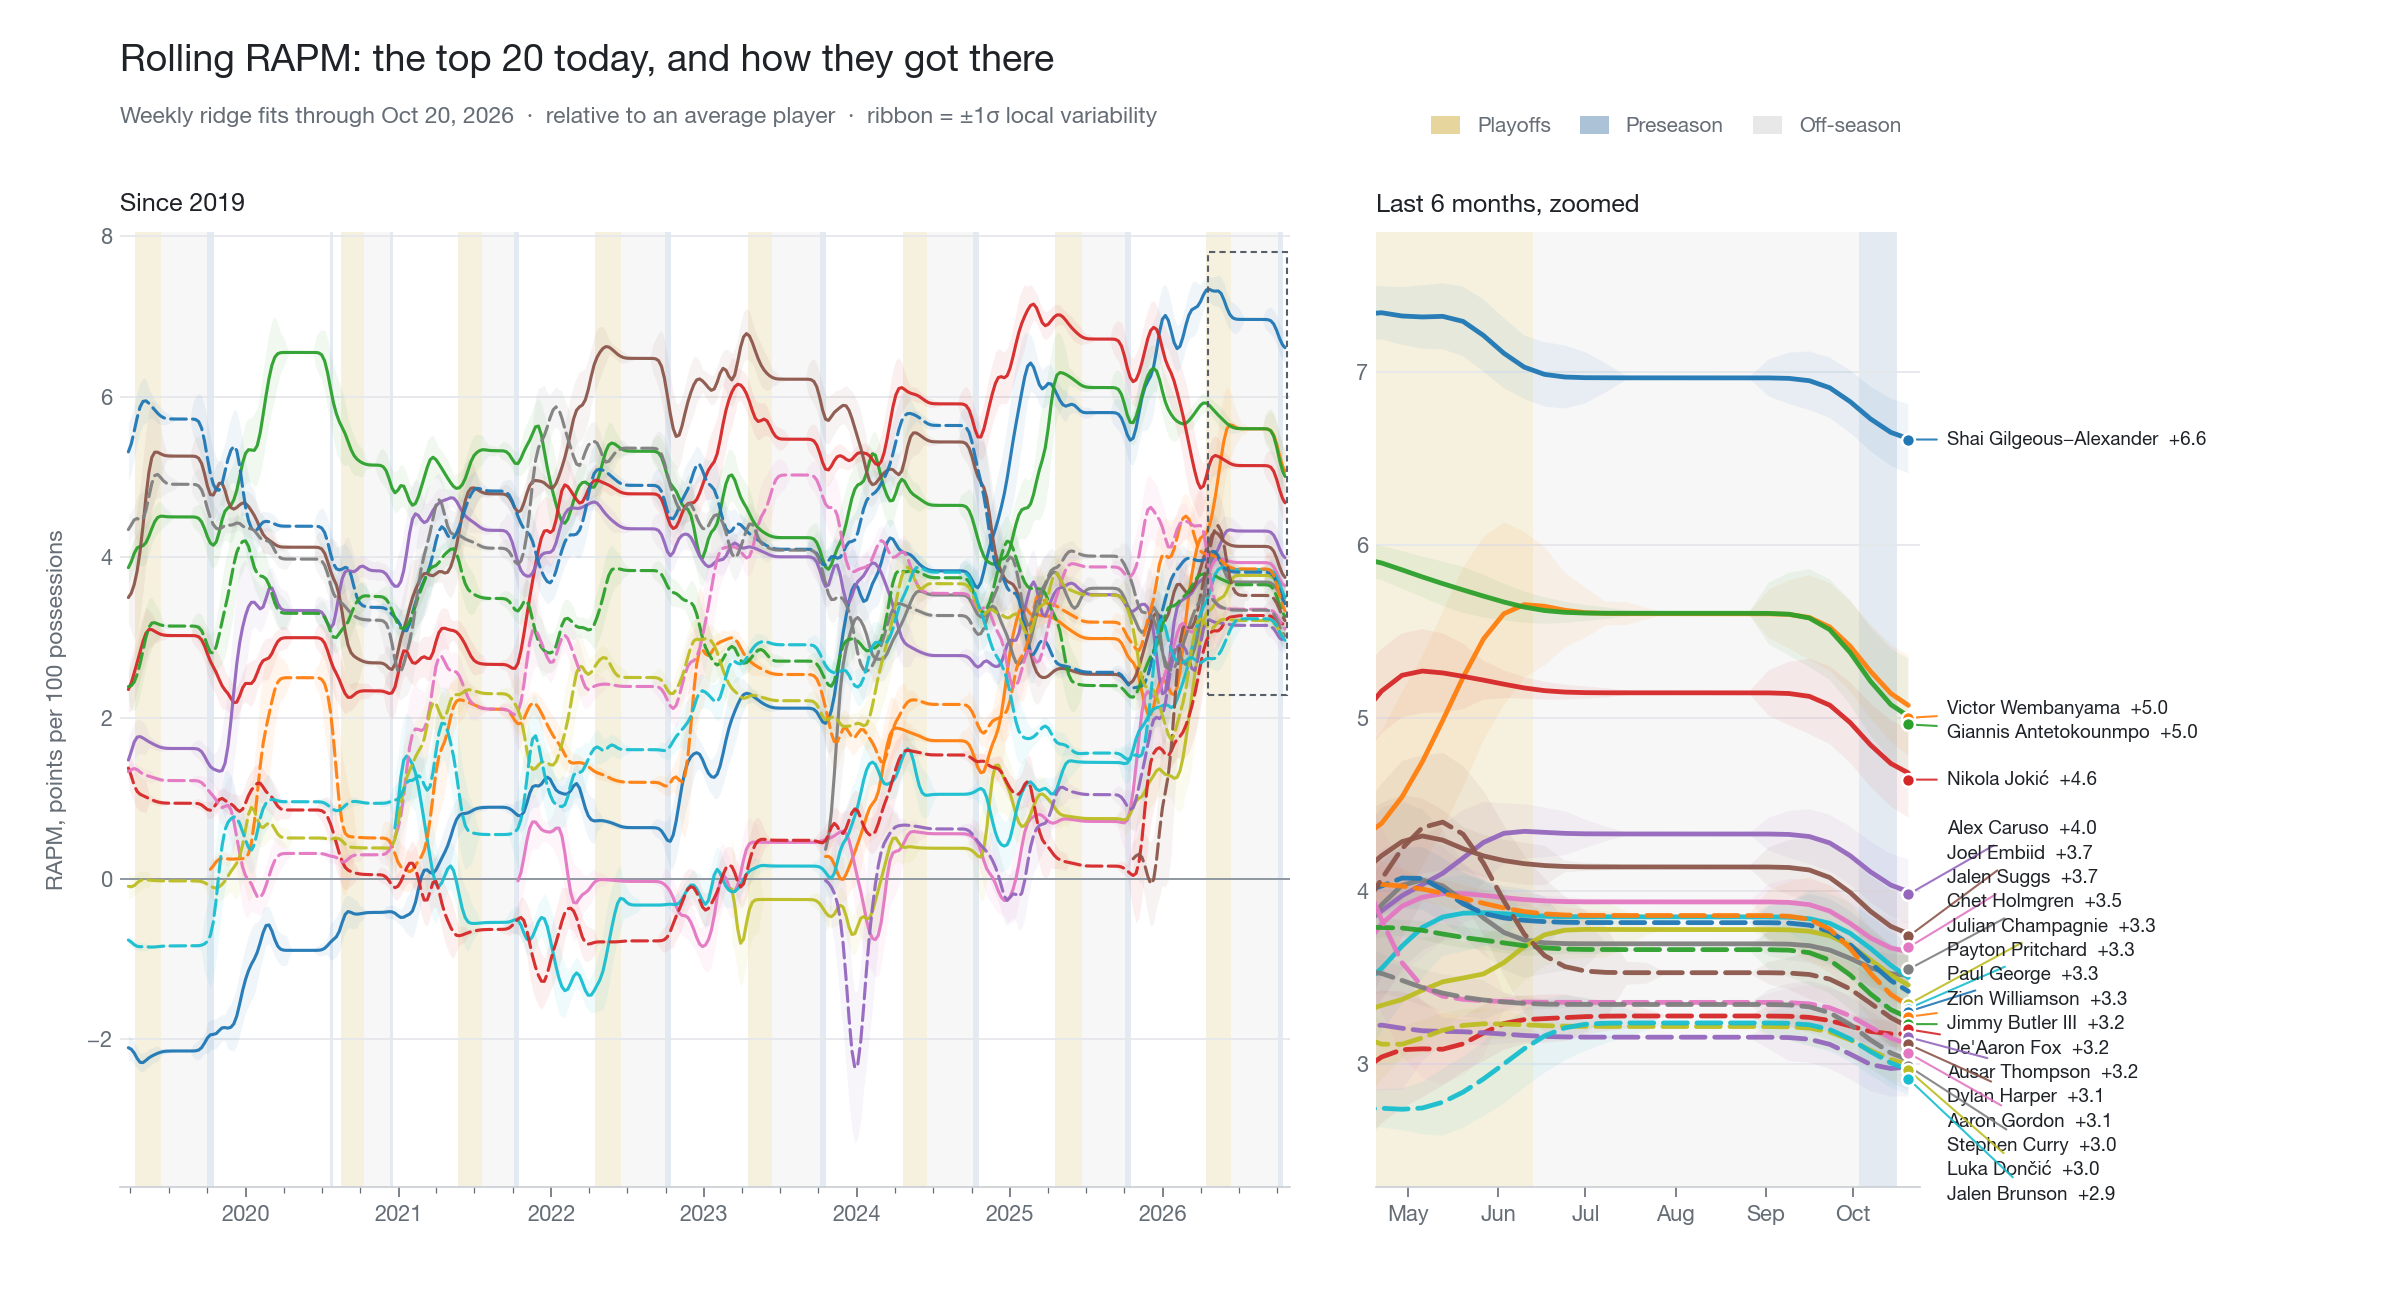

Write Python code to recreate this figure.
"""
rolling_rapm.py — Rolling RAPM time series plot (CLI entry point).

Delegates computation to deep_rapm.rolling.fit_rolling_rapm (incremental)
or the legacy full-recompute path via deep_rapm.rapm.solve_ridge.

Usage
-----
    python rolling_rapm.py
    python rolling_rapm.py --step-days 7 --half-life 365 --top 20
    python rolling_rapm.py --step-days 7 --half-life 365 --top 20 --ci-window 12 --output rolling_rapm.png --cache rolling_cache.parquet
    python rolling_rapm.py --metric orapm --output orapm_rolling.png
    python rolling_rapm.py --no-incremental   # slow full recompute (for validation)

Requirements (beyond deep-rapm)
---------------------------------
    pip install matplotlib
"""

from __future__ import annotations

import argparse
import contextlib
import io
from pathlib import Path

import matplotlib.dates as mdates
import matplotlib.pyplot as plt
import pandas as pd

from deep_rapm import fit_rolling_rapm
from deep_rapm.rapm import _build_matrix_from_df, _recency_weights, _competition_weights, solve_ridge


# ---------------------------------------------------------------------------
# Config
# ---------------------------------------------------------------------------

DATA_DIR     = Path("data")
PLAYER_VOCAB = Path("data/player_vocab.parquet")
PLAYER_TABLE = Path("data/players.parquet")
SEASONS      = ["2018-19", "2019-20", "2020-21", "2021-22", "2022-23", "2023-24", "2024-25", "2025-26", "2026-27"]
WARMUP_DAYS  = 180


# ---------------------------------------------------------------------------
# Legacy full-recompute (kept for numerical validation against incremental)
# ---------------------------------------------------------------------------

def _load_all_possessions(
    data_dir: Path,
    seasons: list[str],
    include_playoffs: bool = False,
) -> pd.DataFrame:
    frames = []
    for season in seasons:
        season_dir   = data_dir / season
        all_parquets = sorted(season_dir.glob("possessions_*.parquet"))
        parquets     = all_parquets if include_playoffs else [
            p for p in all_parquets if "playoffs" not in p.name
        ]
        if not parquets:
            ckpt = season_dir / "checkpoints" / "checkpoint.parquet"
            if ckpt.exists():
                print(f"  {season}: using in-progress checkpoint ({ckpt})")
                parquets = [ckpt]
            else:
                print(f"  Warning: no possessions found for {season} — skipping")
                continue
        for pq in parquets:
            frames.append(pd.read_parquet(pq))
    all_df = pd.concat(frames, ignore_index=True)
    all_df["game_date"] = pd.to_datetime(all_df["game_date"])
    return all_df.sort_values("game_date").reset_index(drop=True)


def _compute_rolling_rapm_full(
    data_dir: Path,
    player_vocab_path: Path,
    player_table_path: Path,
    seasons: list[str],
    step_days: int = 1,
    half_life_days: float = 365.0,
    alpha: float = 2000.0,
    min_poss: int = 100,
    include_playoffs: bool = False,
) -> pd.DataFrame:
    """Full recompute at each date — slow, used only for validation."""
    player_vocab = pd.read_parquet(player_vocab_path)
    player_table = pd.read_parquet(player_table_path)
    name_lookup  = (
        player_table.sort_values("season")
        .drop_duplicates("player_id", keep="last")
        .set_index("player_id")["player_name"]
    )

    print("Loading possessions…")
    all_poss   = _load_all_possessions(data_dir, seasons, include_playoffs=include_playoffs)
    first_date = all_poss["game_date"].min()
    last_date  = all_poss["game_date"].max()
    print(f"  {len(all_poss):,} possessions  {first_date.date()} → {last_date.date()}")

    eval_dates = pd.date_range(
        start=first_date + pd.Timedelta(days=WARMUP_DAYS),
        end=last_date,
        freq=f"{step_days}D",
    )
    print(f"\nFitting RAPM at {len(eval_dates)} dates "
          f"(step={step_days}d, half-life={half_life_days:.0f}d)…")

    n_players = len(player_vocab) + 1
    records: list[dict] = []

    for i, eval_date in enumerate(eval_dates):
        df_window = all_poss[all_poss["game_date"] <= eval_date]

        with contextlib.redirect_stdout(io.StringIO()):
            X, y, n_off, n_def = _build_matrix_from_df(df_window, player_vocab)
            w_rec   = _recency_weights(df_window, half_life_days)
            w_comp  = _competition_weights(df_window)
            weights = w_rec * w_comp
            beta, _ = solve_ridge(X, y, alpha, weights=weights)

        alpha_off = beta[:n_players]
        delta_def = beta[n_players:]

        for _, row in player_vocab.iterrows():
            idx = int(row["player_idx"])
            if n_off[idx] < min_poss and n_def[idx] < min_poss:
                continue
            records.append({
                "date":        eval_date,
                "player_id":   int(row["player_id"]),
                "player_name": name_lookup.get(int(row["player_id"]), "Unknown"),
                "orapm":       float(alpha_off[idx] * 100),
                "drapm":       float(-delta_def[idx] * 100),
                "rapm":        float((alpha_off[idx] - delta_def[idx]) * 100),
                "n_off":       int(n_off[idx]),
                "n_def":       int(n_def[idx]),
            })

        if (i + 1) % max(1, len(eval_dates) // 20) == 0 or i == len(eval_dates) - 1:
            print(f"  [{100*(i+1)/len(eval_dates):5.1f}%]  {eval_date.date()}")

    df = pd.DataFrame(records)
    print(f"\nDone. {df['player_id'].nunique()} players tracked across "
          f"{df['date'].nunique()} dates.")
    return df


# ---------------------------------------------------------------------------
# Plot
# ---------------------------------------------------------------------------

#: Background shading per season phase: (color, band alpha, label).
#: Hues are CVD-distinguishable (gold / blue / grey); bands stay recessive.
PHASE_STYLE = {
    "playoffs":  ("#c9a227", 0.15, "Playoffs"),
    "preseason": ("#4878a8", 0.15, "Preseason"),
    "offseason": ("grey",    0.06, "Off-season"),
}


def _phase_windows(
    data_dir: Path,
    seasons: list[str],
) -> dict[str, list[tuple[pd.Timestamp, pd.Timestamp]]]:
    """Date windows per season phase, read from the possession parquets.

    Returns {"preseason": [(start, end), …], "playoffs": […], "offseason": […]}.
    A phase with disjoint clusters of game dates (e.g. the 2019-20 preseason
    parquet also holds the July 2020 bubble scrimmages) yields one window per
    contiguous run, split wherever consecutive game dates sit > 21 days apart.
    Off-season windows are the gaps between one season's last game (any phase)
    and the next season's first. Seasons without a phase parquet are skipped.
    """
    def _runs(dates: pd.Series) -> list[tuple[pd.Timestamp, pd.Timestamp]]:
        days = pd.to_datetime(dates.unique()).sort_values()
        out, start = [], days[0]
        for prev, cur in zip(days, days[1:]):
            if (cur - prev).days > 21:
                out.append((start, prev))
                start = cur
        out.append((start, days[-1]))
        return out

    windows: dict[str, list[tuple[pd.Timestamp, pd.Timestamp]]] = {
        "preseason": [], "playoffs": [],
    }
    season_bounds: list[tuple[pd.Timestamp, pd.Timestamp]] = []
    for season in seasons:
        slug = season.replace("-", "_")
        lo = hi = None
        for phase, suffix in (("preseason", "preseason"),
                              ("regular",   "regular_season"),
                              ("playoffs",  "playoffs")):
            p = Path(data_dir) / season / f"possessions_{slug}_{suffix}.parquet"
            if not p.exists():
                continue
            runs = _runs(pd.read_parquet(p, columns=["game_date"])["game_date"])
            if phase in windows:
                windows[phase].extend(runs)
            lo = runs[0][0]  if lo is None else min(lo, runs[0][0])
            hi = runs[-1][1] if hi is None else max(hi, runs[-1][1])
        if lo is not None:
            season_bounds.append((lo, hi))
    season_bounds.sort()
    windows["offseason"] = [
        (end, nxt_start)
        for (_, end), (nxt_start, _) in zip(season_bounds, season_bounds[1:])
    ]
    return windows


def plot_rolling(
    df: pd.DataFrame,
    metric: str = "rapm",
    top_n: int = 10,
    ci_window: int = 12,
    output: Path | None = None,
    phase_windows: dict[str, list[tuple[pd.Timestamp, pd.Timestamp]]] | None = None,
) -> None:
    """
    ci_window : number of evaluation dates used to compute the local ±1σ band.
                At step_days=7 the default of 12 ≈ a 12-week (3-month) window.
    """
    from scipy.ndimage import gaussian_filter1d

    last_date = df["date"].max()
    final     = df[df["date"] == last_date].nlargest(top_n, metric)
    top_ids   = final["player_id"].tolist()
    name_map  = final.set_index("player_id")["player_name"].to_dict()

    fig, ax = plt.subplots(figsize=(15, 8))
    fig.patch.set_facecolor("#f8f9fa")
    ax.set_facecolor("#f8f9fa")
    colors = plt.cm.tab10.colors

    for i, pid in enumerate(top_ids):
        pdata  = df[df["player_id"] == pid].sort_values("date")
        dates  = pdata["date"].values
        vals   = pdata[metric].values
        color  = colors[i % len(colors)]

        smooth = gaussian_filter1d(vals.astype(float), sigma=1.5)

        series = pd.Series(vals)
        roll   = series.rolling(ci_window, center=True, min_periods=3)
        lo     = (smooth - roll.std().fillna(roll.std().median())).values
        hi     = (smooth + roll.std().fillna(roll.std().median())).values

        ax.fill_between(dates, lo, hi, color=color, alpha=0.12, linewidth=0)
        ax.plot(dates, smooth, color=color, linewidth=2.0, alpha=0.95, label=name_map[pid])
        ax.scatter([dates[-1]], [smooth[-1]], color=color, s=40, zorder=5)

    ax.axhline(0, color="#555555", linewidth=0.9, linestyle="--", alpha=0.45)

    # Season-phase shading: playoffs (gold), preseason (blue), off-season (grey).
    xlo, xhi = df["date"].min(), df["date"].max()
    band_handles = []
    if phase_windows:
        from matplotlib.patches import Patch
        for phase, (color, alpha, label) in PHASE_STYLE.items():
            spans = [(max(s, xlo), min(e, xhi))
                     for s, e in phase_windows.get(phase, [])]
            spans = [(s, e) for s, e in spans if s < e]
            for s, e in spans:
                ax.axvspan(s, e, color=color, alpha=alpha, linewidth=0)
            if spans:
                # Legend chips use a stronger alpha so the hue stays readable.
                band_handles.append(
                    Patch(facecolor=color, alpha=min(3 * alpha, 1.0), label=label)
                )
    else:
        # Fallback without data access: fixed approximate off-season spans.
        years = range(df["date"].dt.year.min(), df["date"].dt.year.max() + 1)
        for yr in years:
            ax.axvspan(pd.Timestamp(f"{yr}-04-20"), pd.Timestamp(f"{yr}-10-15"),
                       color="grey", alpha=0.06, linewidth=0)

    ax.xaxis.set_major_formatter(mdates.DateFormatter("%b '%y"))
    ax.xaxis.set_major_locator(mdates.MonthLocator(bymonth=[1, 4, 7, 10]))
    plt.setp(ax.xaxis.get_majorticklabels(), rotation=35, ha="right", fontsize=9)

    metric_label = {"rapm": "RAPM", "orapm": "ORAPM", "drapm": "DRAPM"}.get(metric, metric.upper())
    ax.set_ylabel(f"{metric_label}  (pts / 100 possessions)", fontsize=12)
    ax.set_title(f"Rolling {metric_label} — top {top_n} by current estimate  "
                 f"(ribbon = ±1σ local variability)", fontsize=13, pad=14)
    if band_handles:
        band_legend = ax.legend(handles=band_handles, loc="lower right",
                                fontsize=8, framealpha=0.9, edgecolor="#cccccc")
        ax.add_artist(band_legend)
    ax.legend(loc="upper left", fontsize=9, framealpha=0.9, edgecolor="#cccccc", ncol=2)
    ax.grid(True, alpha=0.2, color="#aaaaaa")
    ax.spines[["top", "right"]].set_visible(False)
    fig.tight_layout()

    if output:
        fig.savefig(output, dpi=150)
        print(f"Saved → {output}")
    else:
        plt.show()


# ---------------------------------------------------------------------------
# CLI
# ---------------------------------------------------------------------------

def _build_parser() -> argparse.ArgumentParser:
    p = argparse.ArgumentParser(description="Rolling RAPM time series plot.")
    p.add_argument("--data-dir",     type=Path,  default=DATA_DIR)
    p.add_argument("--player-vocab", type=Path,  default=PLAYER_VOCAB)
    p.add_argument("--player-table", type=Path,  default=PLAYER_TABLE)
    p.add_argument("--seasons",      nargs="+",  default=SEASONS)
    p.add_argument("--step-days",    type=int,   default=7)
    p.add_argument("--half-life",    type=float, default=365.0,
                   help="Recency weighting half-life in days (default 365).")
    p.add_argument("--alpha",        type=float, default=2000.0,
                   help="Ridge penalty (default 2000).")
    p.add_argument("--top",          type=int,   default=10)
    p.add_argument("--metric",       default="rapm", choices=["rapm", "orapm", "drapm"])
    p.add_argument("--ci-window",    type=int,   default=12,
                   help="Rolling window (data points) for ±1σ band (default 12).")
    p.add_argument("--output",       type=Path,  default=None)
    p.add_argument("--cache",        type=Path,  default=None,
                   help="Parquet file to cache/load rolling results.")
    p.add_argument("--include-playoffs", action="store_true", default=False)
    p.add_argument("--include-preseason", action="store_true", default=False,
                   help="Include preseason possessions, weighted by --preseason-weight.")
    p.add_argument("--preseason-weight", type=float, default=0.20,
                   help="Per-possession weight for preseason (default 0.20).")
    p.add_argument("--no-incremental",   action="store_true", default=False,
                   help="Full recompute at each date (slow — for validation only).")
    return p


def main() -> None:
    args = _build_parser().parse_args()

    if args.cache and args.cache.exists():
        print(f"Loading cached results from {args.cache}…")
        df = pd.read_parquet(args.cache)
    elif args.no_incremental:
        df = _compute_rolling_rapm_full(
            data_dir=args.data_dir,
            player_vocab_path=args.player_vocab,
            player_table_path=args.player_table,
            seasons=args.seasons,
            step_days=args.step_days,
            half_life_days=args.half_life,
            alpha=args.alpha,
            include_playoffs=args.include_playoffs,
        )
    else:
        df = fit_rolling_rapm(
            data_dir=args.data_dir,
            seasons=args.seasons,
            player_vocab_path=args.player_vocab,
            player_table_path=args.player_table,
            step_days=args.step_days,
            half_life_days=args.half_life,
            alpha=args.alpha,
            include_playoffs=args.include_playoffs,
            include_preseason=args.include_preseason,
            preseason_weight=args.preseason_weight,
        )

    if args.cache and not args.cache.exists():
        df.to_parquet(args.cache, index=False)
        print(f"Cached → {args.cache}")

    plot_rolling(df, metric=args.metric, top_n=args.top,
                 ci_window=args.ci_window, output=args.output,
                 phase_windows=_phase_windows(args.data_dir, args.seasons))


if __name__ == "__main__":
    main()
